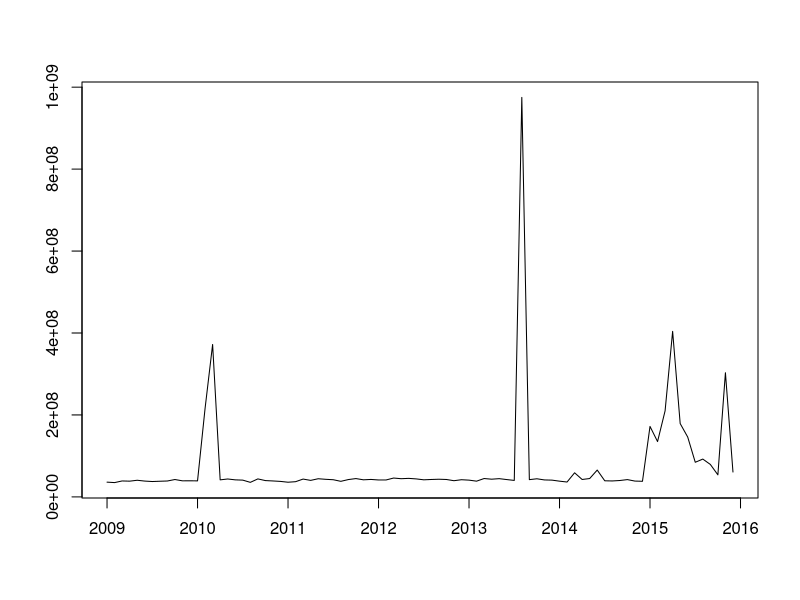
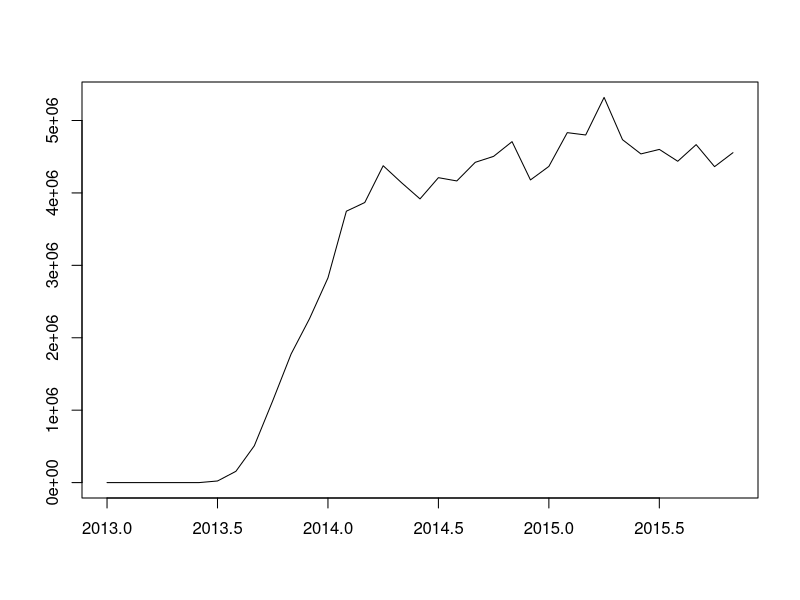
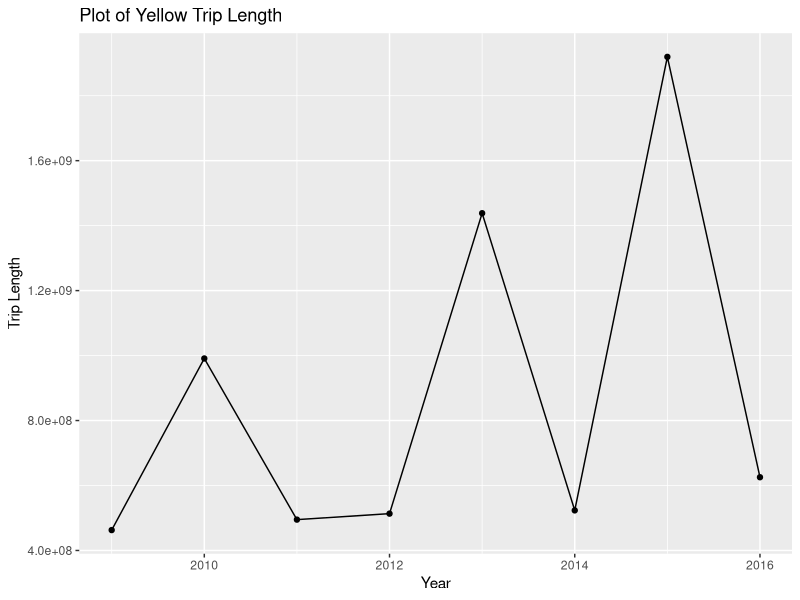
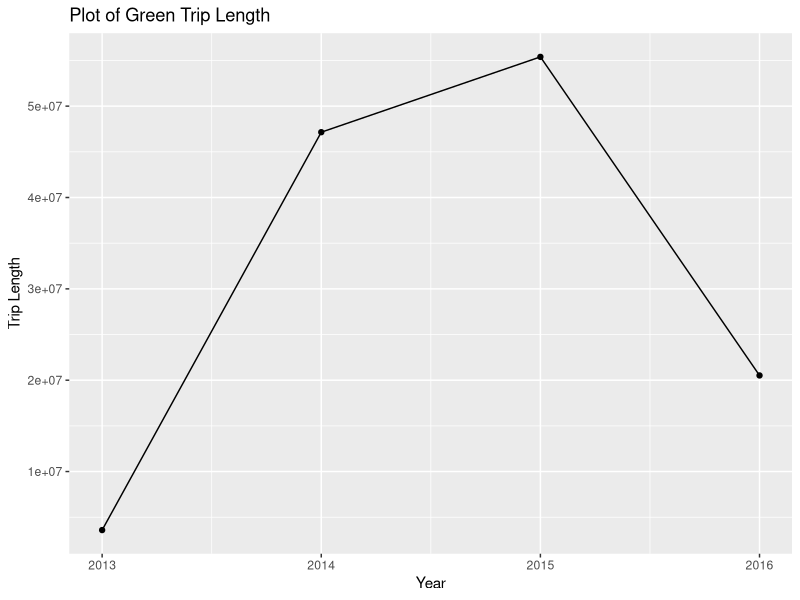
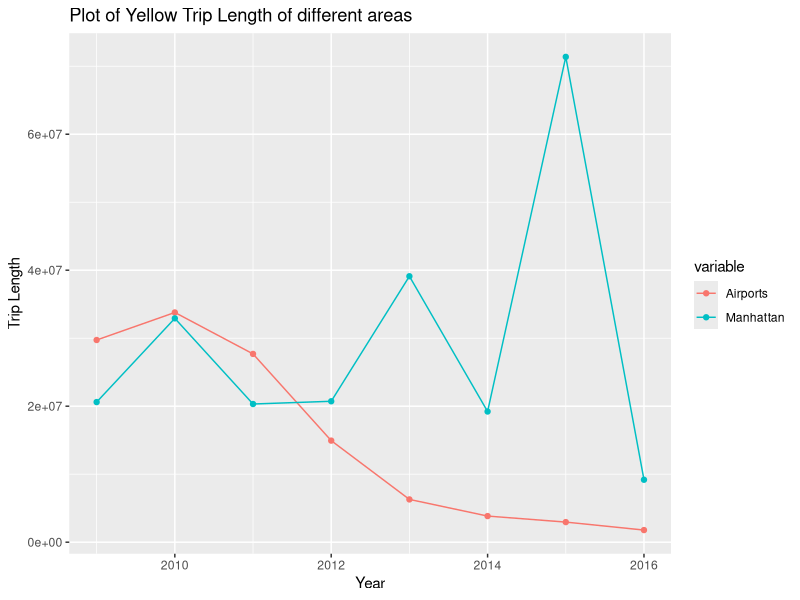

Here is the R script that generated these plots, in order:
library(ggplot2)
library(reshape2)
data = read.csv("trip_length.csv")
#plot the time series for yellow taxi trip lengthes from Jan.2009 to Dec.2015 by month
datayellow=read.csv("09-15.csv")
ts.plot(ts(datayellow[,-1], start = c(2009,1), frequency = 12), gpars = list(xlab = " ", ylab = " ", lty=1))

#plot the time series for green taxi trip lengthes from Jan.2009 to Dec.2015 by month
datagreen=read.csv("green13-15.csv")
ts.plot(ts(datagreen[,-1], start = c(2013,1), frequency = 12), gpars = list(xlab = " ", ylab = " ", lty=1))

#plot the trip lengths for yellow taxi from 2009 to 2016 by year
yellowData = data[data['color'] == 'yellow', ]
ggplot(data=yellowData, aes(x=year, y=trip_length, group=1)) +
  geom_line()+
  geom_point() + 
  labs(title="Plot of Yellow Trip Length",x="Year", y = "Trip Length")

#plot the trip lengths for green taxi from 2013 to 2016 by year
greenData = data[data['color'] == 'green', ]
ggplot(data=greenData, aes(x=year, y=trip_length, group=1)) +
  geom_line()+
  geom_point() + 
  labs(title="Plot of Green Trip Length",x="Year", y = "Trip Length")
#test if the variance of yellow taxi is different from the variance of green taxi 
var.test(greenData$trip_length, yellowData$trip_length)
t.test(greenData$trip_length, yellowData$trip_length)

#plot the trip lengths for yellow taxi for different areas from 2009 to 2015
trip_area = read.csv("trip_area.csv")
trip_area$Airports = 1000 * trip_area$Airports
trip_area_melt <- melt(trip_area, id="Year") 

ggplot(data=trip_area_melt,
       aes(x=Year, y=value, colour=variable)) +
       geom_line() + geom_point() +
  labs(title="Plot of Yellow Trip Length of different areas",x="Year", y = "Trip Length")
#do t-test to see if the manhattan trip lengths and the airport trip lengths are different
t.test(trip_area$Manhattan,trip_area$Airports)
 
